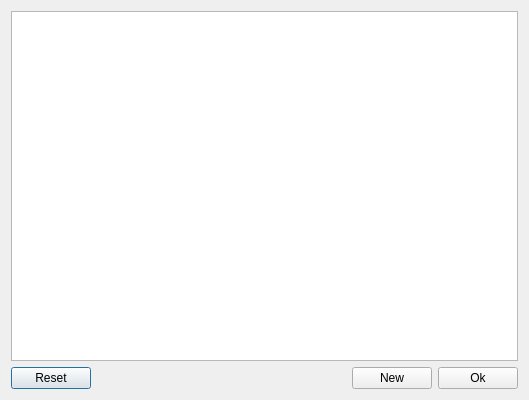
<?xml version="1.0" encoding="UTF-8"?>
<ui version="4.0">
 <class>ColumnDialog</class>
 <widget class="QDialog" name="ColumnDialog">
  <property name="geometry">
   <rect>
    <x>0</x>
    <y>0</y>
    <width>529</width>
    <height>400</height>
   </rect>
  </property>
  <property name="windowTitle">
   <string>Column setup</string>
  </property>
  <property name="windowIcon">
   <iconset>
    <normaloff>../../artwork/icon.svg</normaloff>../../artwork/icon.svg</iconset>
  </property>
  <layout class="QVBoxLayout" name="verticalLayout">
   <item>
    <layout class="QHBoxLayout" name="horizontalLayout">
     <item>
      <widget class="QListWidget" name="listWidget_columns"/>
     </item>
    </layout>
   </item>
   <item>
    <layout class="QHBoxLayout" name="horizontalLayout_2">
     <item>
      <widget class="QPushButton" name="pushButton_reset">
       <property name="text">
        <string>Reset</string>
       </property>
       <property name="icon">
        <iconset>
         <normaloff>../../artwork/button_setup.svg</normaloff>../../artwork/button_setup.svg</iconset>
       </property>
      </widget>
     </item>
     <item>
      <spacer name="horizontalSpacer">
       <property name="orientation">
        <enum>Qt::Horizontal</enum>
       </property>
       <property name="sizeHint" stdset="0">
        <size>
         <width>40</width>
         <height>20</height>
        </size>
       </property>
      </spacer>
     </item>
     <item>
      <widget class="QPushButton" name="pushButton_new">
       <property name="text">
        <string>New</string>
       </property>
       <property name="icon">
        <iconset>
         <normaloff>../../artwork/button_new.svg</normaloff>../../artwork/button_new.svg</iconset>
       </property>
      </widget>
     </item>
     <item>
      <widget class="QPushButton" name="pushButton_ok">
       <property name="text">
        <string>Ok</string>
       </property>
       <property name="icon">
        <iconset>
         <normaloff>../../artwork/button_ok.svg</normaloff>../../artwork/button_ok.svg</iconset>
       </property>
      </widget>
     </item>
    </layout>
   </item>
  </layout>
 </widget>
 <resources/>
 <connections/>
</ui>
